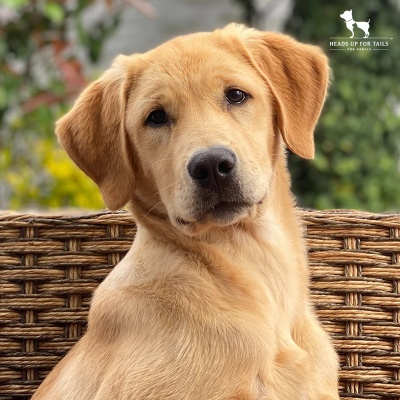
#> input picture dog-small.jpg, 400 x 400 px
$ python 7.py
#> lines starting #> are read from the running program, lines starting #| are printed output that depends on the picture; after the words box and inside, x2 and y2 are one past the last pixel; in counts of white or black regions, pixels touching at a corner belong together
import cv2
import numpy as np
import matplotlib.pyplot as plt

# Load image in BGR
image = cv2.imread('dog-small.jpg')
#> image is the input picture: shape (400, 400, 3); mean B, G, R 91.3, 128, 156

# Convert to RGB for displaying with matplotlib
image_rgb = cv2.cvtColor(image, cv2.COLOR_BGR2RGB)

# Convert to grayscale for thresholding and edge detection
gray = cv2.cvtColor(image, cv2.COLOR_BGR2GRAY)
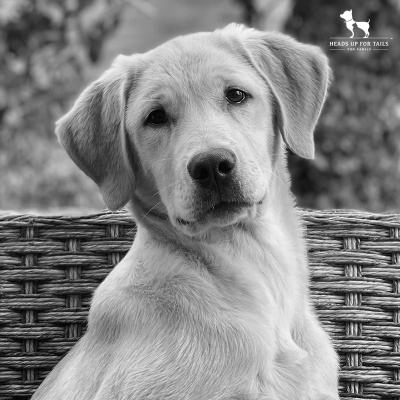
#> gray: shape (400, 400); min 0, max 255, mean 132.2

# Simple binary threshold
_, binary_thresh = cv2.threshold(gray, 127, 255, cv2.THRESH_BINARY)
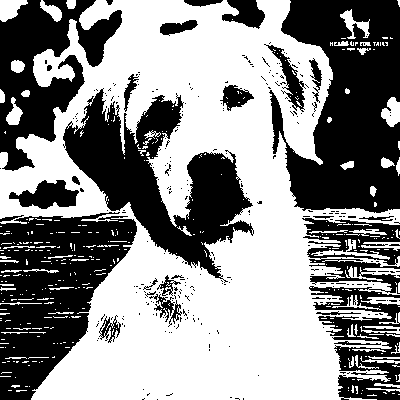
#> binary_thresh: shape (400, 400); 55% white; 288 black regions (260 under 20 px), largest, box (x1, y1, x2, y2) and area: (269, 0, 400, 213) 18579, (0, 212, 137, 400) 14955, (63, 88, 254, 283) 14442

# Adaptive mean threshold
adaptive_thresh = cv2.adaptiveThreshold(
    gray, 255, cv2.ADAPTIVE_THRESH_MEAN_C, cv2.THRESH_BINARY, 11, 2)
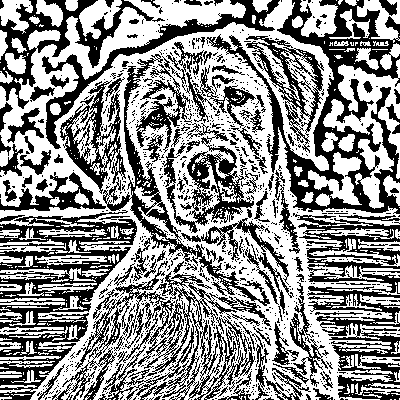
#> adaptive_thresh: shape (400, 400); 56% white; 1047 black regions (919 under 20 px), largest, box (x1, y1, x2, y2) and area: (206, 0, 400, 214) 10428, (0, 210, 137, 400) 8952, (62, 261, 271, 400) 7901

# Otsu's thresholding
_, otsu_thresh = cv2.threshold(gray, 0, 255, cv2.THRESH_BINARY + cv2.THRESH_OTSU)

# Canny edge detection
edges = cv2.Canny(gray, 100, 200)
#> edges: shape (400, 400); 11.8% white in thin lines or dots

# Morphological operations kernel
kernel = np.ones((5, 5), np.uint8)

# Dilation
dilated = cv2.dilate(binary_thresh, kernel, iterations=1)
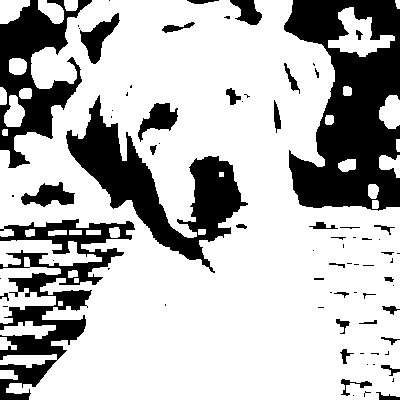
#> dilated: shape (400, 400); 72.8% white; 76 black regions (40 under 20 px), largest, box (x1, y1, x2, y2) and area: (284, 0, 400, 211) 15327, (66, 95, 248, 273) 9425, (0, 219, 135, 400) 7750

# Erosion
eroded = cv2.erode(binary_thresh, kernel, iterations=1)
#> eroded: shape (400, 400); 39.3% white; 43 white regions (26 under 20 px), largest, box (x1, y1, x2, y2) and area: (0, 0, 339, 400) 61211, (35, 51, 72, 85) 479, (0, 0, 25, 19) 297

# Opening (erosion followed by dilation)
opening = cv2.morphologyEx(binary_thresh, cv2.MORPH_OPEN, kernel)
#> opening: shape (400, 400); 47.8% white; 31 white regions, largest, box (x1, y1, x2, y2) and area: (0, 0, 341, 400) 73470, (0, 0, 27, 21) 391, (381, 98, 400, 126) 365

# Closing (dilation followed by erosion)
closing = cv2.morphologyEx(binary_thresh, cv2.MORPH_CLOSE, kernel)
#> closing: shape (400, 400); 61.9% white; 53 black regions (2 under 20 px), largest, box (x1, y1, x2, y2) and area: (282, 0, 400, 213) 17601, (0, 217, 137, 400) 12738, (64, 93, 250, 275) 11817

# Convert to HSV for color segmentation
hsv = cv2.cvtColor(image, cv2.COLOR_BGR2HSV)
#> hsv: shape (400, 400, 3); mean H, S, V 20.1, 113.4, 157.7

# Define range for red color segmentation (lower red)
lower_red = np.array([0, 100, 100])
upper_red = np.array([10, 255, 255])
mask_red = cv2.inRange(hsv, lower_red, upper_red)
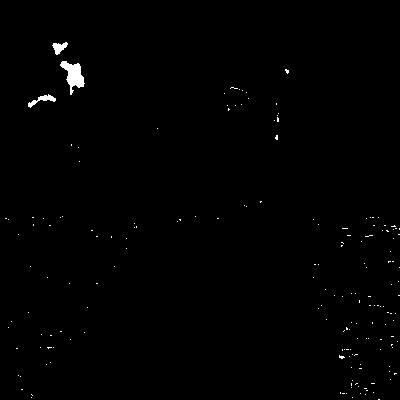
#> mask_red: shape (400, 400); 0.61% white; 173 white regions (170 under 20 px), largest, box (x1, y1, x2, y2) and area: (60, 61, 85, 95) 406, (28, 94, 56, 108) 128, (52, 42, 68, 55) 113

# Mask the red regions on the RGB image
red_segment = cv2.bitwise_and(image_rgb, image_rgb, mask=mask_red)

# Split channels (BGR) and merge as RGB manually
b, g, r = cv2.split(image)
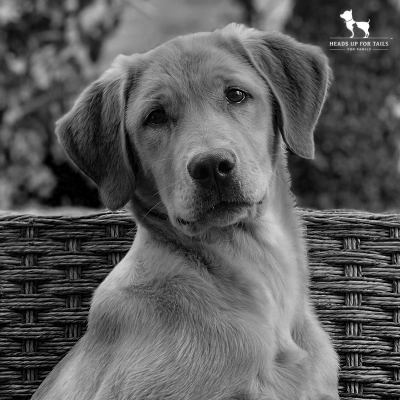
#> b: shape (400, 400); min 0, max 255, mean 91.3
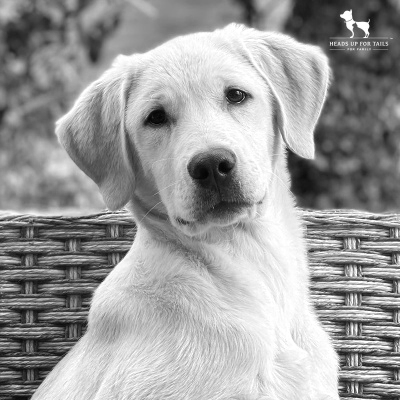
#> r: shape (400, 400); min 1, max 255, mean 156
merged = cv2.merge([r, g, b])

# Titles and images list
titles = [
    "Original Image", "1.1 Binary Threshold", "1.2 Adaptive Threshold",
    "1.3 Otsu Threshold", "1.4 Canny Edges", "2.1 Dilation",
    "2.2 Erosion", "2.3 Opening", "2.4 Closing",
    "3.1 HSV Image", "3.2 Red Color Segmentation", "3.3 RGB Merged from Channels"
]

images = [
    image_rgb, binary_thresh, adaptive_thresh, otsu_thresh, edges, dilated,
    eroded, opening, closing, hsv, red_segment, merged
]

# Create subplots - here 3 rows x 4 columns (adjust based on number of images)
fig, axes = plt.subplots(3, 4, figsize=(20, 15))
axes = axes.flatten()

for idx, ax in enumerate(axes):
    if idx < len(images):
        img = images[idx]
        # Show grayscale images with cmap='gray'
        if len(img.shape) == 2:
            ax.imshow(img, cmap='gray')
        else:
            ax.imshow(img)
        ax.set_title(titles[idx])
        ax.axis('off')
    else:
        ax.axis('off')  # Hide any extra subplots

plt.tight_layout()
plt.show()

$ run again, with mountains.jpg copied over dog-small.jpg
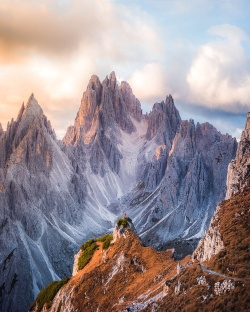
#> input picture mountains.jpg, 250 x 312 px
#> image is the input picture: shape (312, 250, 3); mean B, G, R 146.4, 141.7, 153.4
#> `_, binary_thresh = cv2.threshold(gray, 127, 255, cv2.THRESH_BINARY)`:
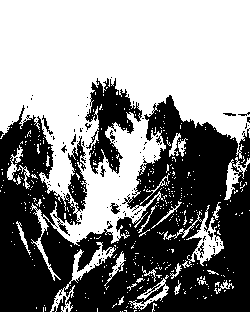
#> binary_thresh: shape (312, 250); 53.9% white; 117 black regions (102 under 20 px), largest, box (x1, y1, x2, y2) and area: (0, 95, 250, 312) 32877, (85, 78, 142, 174) 2404, (52, 296, 66, 312) 87
#> adaptive_thresh: shape (312, 250); 61.3% white; 643 black regions (556 under 20 px), largest, box (x1, y1, x2, y2) and area: (11, 126, 218, 312) 9624, (130, 94, 250, 253) 4098, (26, 74, 103, 223) 1875
#> otsu_thresh: shape (312, 250); 44.9% white; 297 white regions (274 under 20 px), largest, box (x1, y1, x2, y2) and area: (0, 0, 250, 193) 28970, (62, 116, 166, 243) 3630, (186, 217, 224, 263) 435
#> edges: shape (312, 250); 14.8% white in thin lines or dots, all inside (x1, y1, x2, y2) = (0, 71, 250, 312)
#> dilated: shape (312, 250); 76% white; 58 black regions (33 under 20 px), largest, box (x1, y1, x2, y2) and area: (0, 182, 76, 312) 5180, (157, 167, 250, 312) 4105, (172, 124, 236, 217) 3109
#> eroded: shape (312, 250); 39.9% white; 27 white regions (21 under 20 px), largest, box (x1, y1, x2, y2) and area: (0, 0, 250, 191) 28090, (68, 121, 146, 240) 2687, (143, 141, 158, 160) 142, (84, 123, 96, 143) 65, (206, 239, 214, 256) 49, (228, 171, 232, 186) 26
#> opening: shape (312, 250); 45% white; 15 white regions, largest, box (x1, y1, x2, y2) and area: (0, 0, 250, 193) 29821, (66, 119, 160, 242) 4293, (204, 237, 221, 258) 224
#> closing: shape (312, 250); 63.4% white; 22 black regions, largest, box (x1, y1, x2, y2) and area: (134, 97, 250, 312) 11524, (0, 175, 78, 312) 7020, (71, 206, 199, 312) 5502
#> hsv: shape (312, 250, 3); mean H, S, V 74.6, 66.3, 167.5
#> mask_red: shape (312, 250); 6% white; 185 white regions (166 under 20 px), largest, box (x1, y1, x2, y2) and area: (93, 230, 178, 312) 2354, (162, 256, 201, 311) 529, (217, 193, 250, 238) 478
#> `b, g, r = cv2.split(image)`:
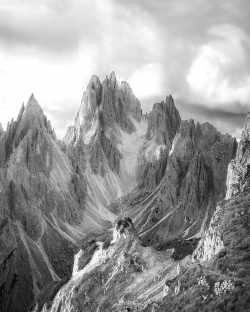
#> r: shape (312, 250); min 5, max 255, mean 153.4
